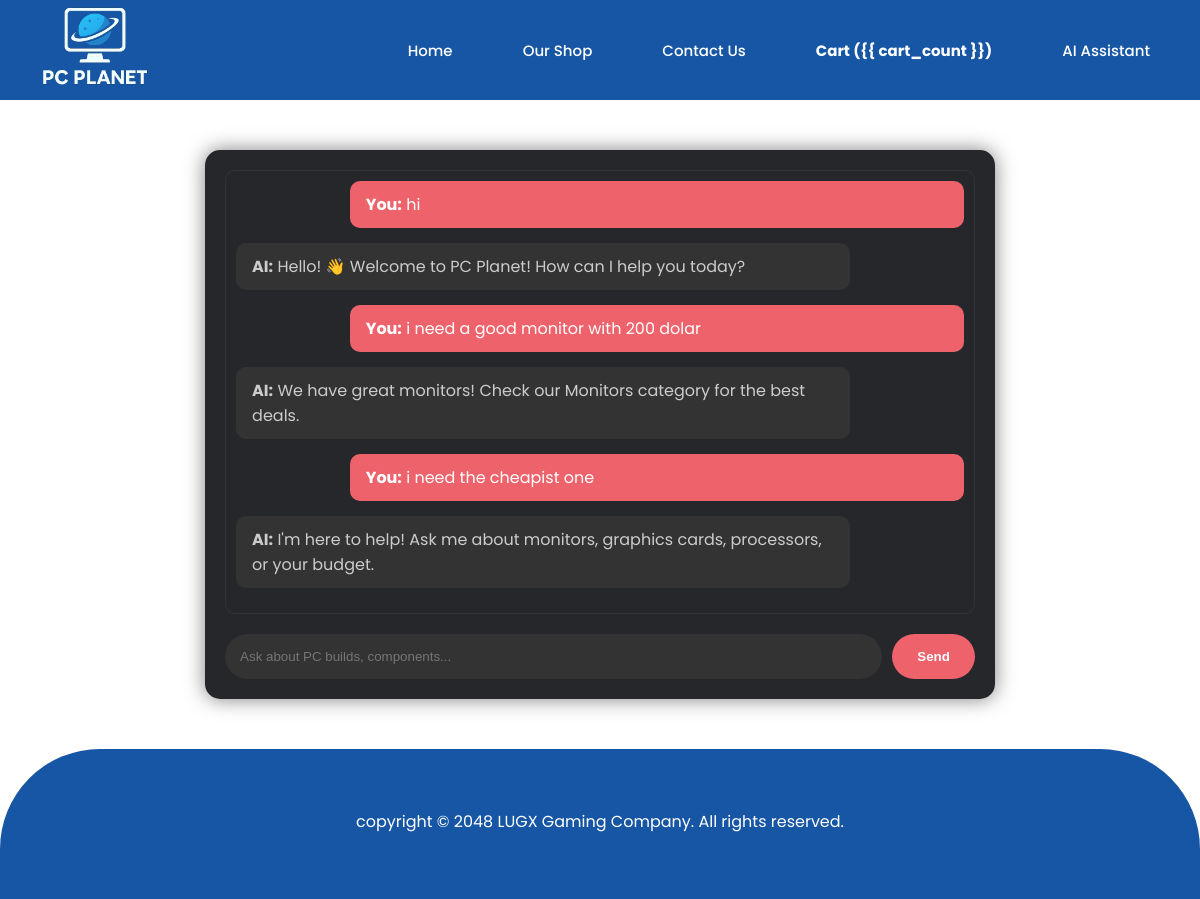
The page /bot/ (signed in) on the database as committed earlier.
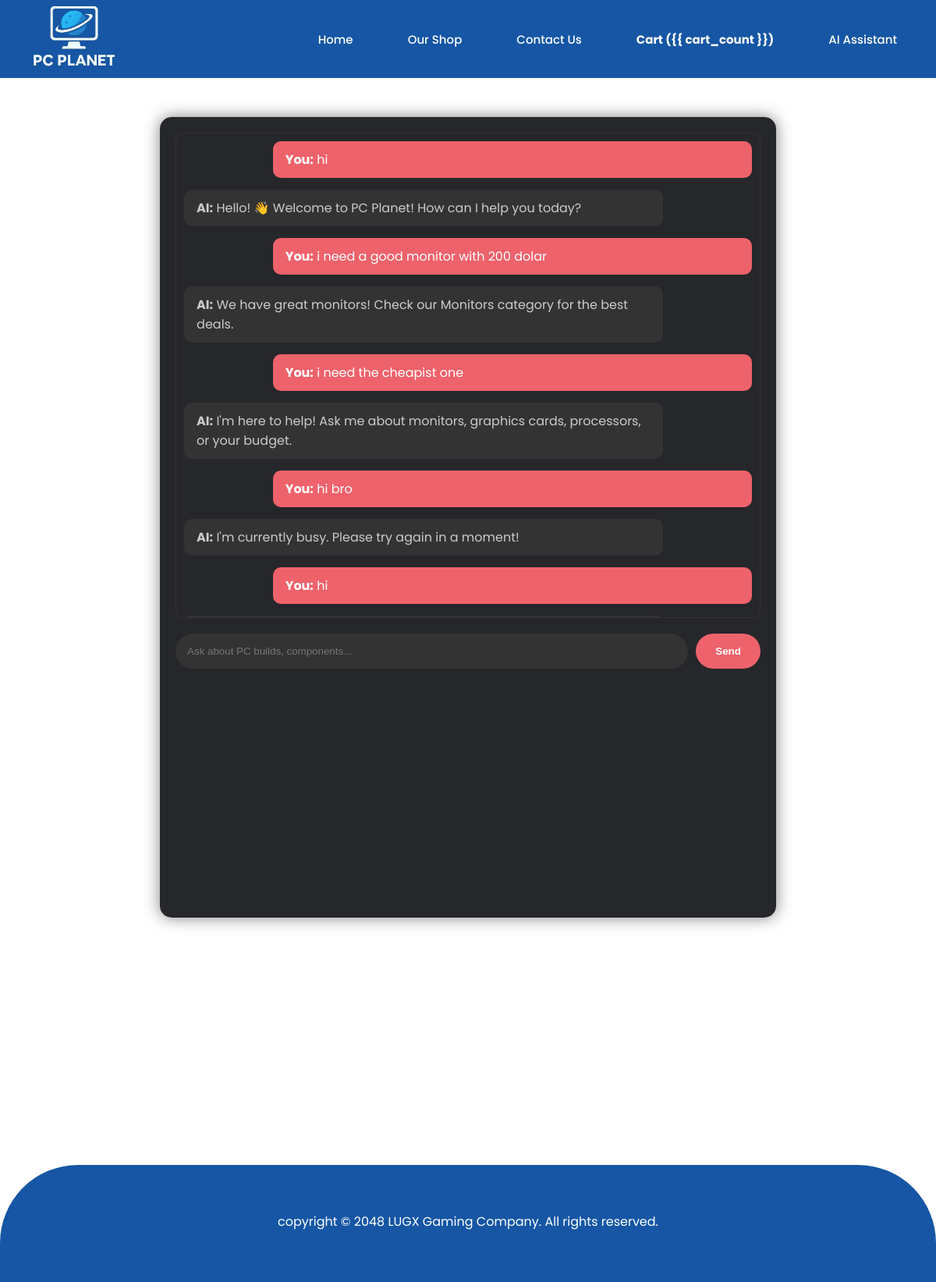
The same page on the database as committed later.
### chatpot/models.py (models this page shows, shortened)
class Chat(models.Model):
    user = models.ForeignKey(User, on_delete=models.CASCADE)
    message = models.TextField()
    response = models.TextField()
    created_at = models.DateTimeField(auto_now_add=True)

### chatpot/views.py (the view, shortened to what this page needs)
# urls.py: path('bot/', views.bot, name='bot'),  # صفحة الشات بوت
@login_required
def bot(request):
    chats = Chat.objects.filter(user=request.user).order_by('created_at')
    return render(request, 'chatbot.html', {'chats': chats})

### e_commerce/context_processors.py (called while the page is built)
def cart_count(request):
    if request.user.is_authenticated:
        return {'cart_count': Purchase.objects.filter(user=request.user).count()}
    return {'cart_count': 0}

### templates/chatbot.html (shortened to what this page needs)
{% load static %}
<!DOCTYPE html>
<html lang="en">
<head>
    <link rel="stylesheet" href="https://cdnjs.cloudflare.com/ajax/libs/font-awesome/6.5.0/css/all.min.css">
    <link rel="stylesheet" href="{% static 'style1.css' %}" />
    <link rel="stylesheet" href="{% static 'monitors.css' %}" />
</head>
<body>
    <div class="headerContainer">
        <div class="header">
            <a href="{% url 'home' %}" class="logo">
                <img src="{% static 'images/logo.png' %}" alt="logo" />
            </a>
            <div class="headerLinks">
                <a href="{% url 'home' %}">Home</a>
                <a href="{% url 'shop' %}">Our Shop</a>
                <a href="{% url 'contact' %}">Contact Us</a>
                <a href="{% url 'cart' %}" style="font-weight: bold;">Cart (<span id="cart-count">{{ cart_count
                        }}</span>)</a>
                <a href="{% url 'bot' %}" class="active">AI Assistant</a>
            </div>
        </div>
    </div>
    <div class="chat-container">
        <div class="chat-history" id="chatHistory">
            {% for chat in chats %}
            <div class="message user-message">
                <strong>You:</strong> {{ chat.message }}
            </div>
            <div class="message bot-message">
                <strong>AI:</strong> {{ chat.response|linebreaksbr }}
            </div>
            {% endfor %}
        </div>
        <div class="chat-input-area">
            <input type="text" id="userMessage" placeholder="Ask about PC builds, components..." />
            <button onclick="sendMessage()">Send</button>
        </div>
    </div>
    <div class="footerContainer">
        <div class="footer">
            copyright &copy; 2048 LUGX Gaming Company. All rights reserved.
        </div>
    </div>
</body>
</html>

Rows that differ between the two databases and show on the page:
added Chat: message "hi bro", response "I'm currently busy. Please try again in a moment!"
added Chat: message "hi"
